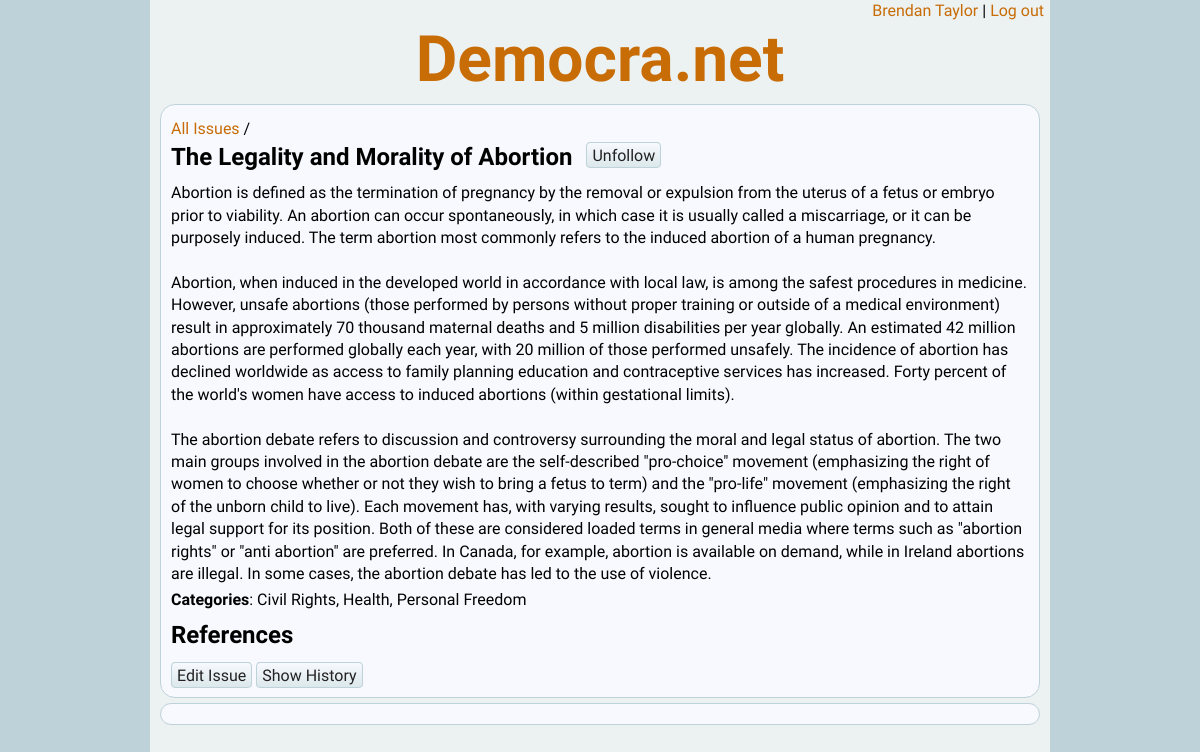
Screenshot of /issue.php?m=r&iid=1 (signed in) with the database file from the repository.
### tables this page shows
CREATE TABLE `citizens` (
  `citizen_id` int(11) NOT NULL AUTO_INCREMENT,
  `password` varchar(100) NOT NULL,
  `email` varchar(100) NOT NULL,
  `name` varchar(100) DEFAULT NULL,
  `birth_year` int(11) DEFAULT NULL,
  `gender` int(11) DEFAULT NULL,
  `country` int(11) DEFAULT NULL,
  `postal_code` varchar(25) DEFAULT NULL,
  PRIMARY KEY (`citizen_id`)
);

CREATE TABLE `issues` (
  `issue_id` int(11) NOT NULL,
  `version` int(11) NOT NULL,
  `name` varchar(100) NOT NULL,
  `description` varchar(3000) NOT NULL,
  `citizen_id` int(11) DEFAULT NULL,
  `ts` datetime DEFAULT NULL,
  PRIMARY KEY (`issue_id`,`version`)
);

### inc/class.citizen.php (called while the page is built, shortened)
<?php
require_once ("class.database.php");
require_once ("util.democranet.php");
class citizen
{
	public $citizen_id = null;
	public function check_session()
	{
		if (isset($_SESSION['citizen_id']))
		{
			$this->citizen_id = $_SESSION['citizen_id'];
		}
	}
	public function load_db($db)
	{
		$this->db = $db;
		$sql = "SELECT * FROM citizens WHERE citizen_id = '{$this->citizen_id}'";
		$this->db->execute_query($sql);
		$line = $this->db->fetch_line();
		$this->name = $line['name'];
	}
}
?>

### inc/class.database.php (called while the page is built, shortened)
<?php
class database {
	public $conn = null;
	public $result = null;
	public function open_connection()
	{
		$this->conn = new mysqli(self::DB_HOST, self::DB_UNAME, self::DB_PWD, self::DB_NAME)
			or die("Connect Error (" . $this->conn->connect_errno . ") " . $this->conn->connect_error);
	}
	public function execute_query($sql)
	{
		$this->result = $this->conn->query($sql)
			or die("Could not execute the query: {$this->conn->error}<br />sql = {$sql}");
	}
	public function fetch_line($result = null)
	{
		if ($result)
		{
			$line = $result->fetch_assoc();
		}
		else
		{
			$line = $this->result->fetch_assoc();
		}
		return $line;
	}
}
?>

### inc/util.democranet.php (called while the page is built, shortened)
<?php
function get_button_text($is_following)
{
	if ($is_following)
	{
		$button_text = "Unfollow";
	}
	else
	{
		$button_text = "Follow";
	}
	return $button_text;
}
?>

### issue.php (the view, shortened to what this page needs)
<?php
require_once ("inc/class.database.php");
require_once ("inc/util.democranet.php");
require_once ("inc/class.issue.php");
require_once ("inc/class.citizen.php");
$db = new database();
$db->open_connection();
$citizen = new citizen();
$citizen->check_session();
if ($citizen->in_session)
{
	$citizen->load_db($db);
}
else
{
	header("Location:login.php");
}
$mode = "";
if (check_field("m", $_REQUEST))
{
	$mode = $_REQUEST['m'];
}
elseif (check_field("iid", $_REQUEST))
{
	$mode = "r";
}
else
{
	$mode = "n";
}
$issue = new issue($db);
if ($mode == "r" || $mode == "e" || $mode == "d")
{
	$issue->load(LOAD_DB);
}
elseif ($mode == "u" || $mode == "i")
{
	$issue->load(LOAD_POST);
}
else
{
	$issue->load(LOAD_NEW);
}
echo DOC_TYPE;
?>
<html>
<head>
	<link rel="stylesheet" type="text/css" href="style/democranet.css" />
	<link rel="stylesheet" type="text/css" href="style/jquery-ui.css">
</head>
<body>
<div id="container">
<?php include ("inc/header.login.php"); ?>
	<div class="content">
<?php if ($mode == "e" || $mode == "n") { ?>
<div id="di_error"><p id="p_errmsg"></p></div>
<table class="form">
	<form id="fo_edit_issue" method="post" action="<?php echo $submit_action; ?>">
	<tr>
		<th id="in_name_lbl">Title:*<input name="issue_id" id="type_id" type="hidden" value="<?php echo $issue->id; ?>" /></th>
		<td><input id="in_name" name="name" size="50" value="<?php echo $issue->name; ?>" /></td>
	</tr>
	<tr>
		<th id="ta_description_lbl">
			Description:*<br>
			<a class="btn" id="bu_desc_help" href="JAVASCRIPT:$('#bu_desc_help').click()">?</a>
		</th>
		<td>
			<textarea id="ta_description" name="description" data-maxChars="<?php echo ISS_DESC_MAXLEN; ?>"><?php echo $issue->description; ?></textarea>
			<span class="counter">Character count: <span id="sp_char_num"></span> / <?php echo ISS_DESC_MAXLEN; ?> maximum</span>
			<div id="desc_help" title="Description Help">
				<p>The length of the Description field is deliberately limited to 3000 characters in
				 	order to keep the issue description brief. References are used to provide
				 	additional detail and to improve the credibility of the statements.
				</p>
			</div>
		</td>
	</tr>
	<tr>
		<th>Categories:</th>
		<td>
			<select name="categories[]" id="categories" multiple="multiple" size="6">
				<?php echo get_category_options($issue->get_categories()); ?>
			</select>
		</td>
	</tr>
	<tr>
		<td></td>
		<td>
			<a id="bu_submit" class="btn" href="JAVASCRIPT: submitForm()">Save Issue</a>&nbsp;
			<a id="bu_cancel" class="btn" href="JAVASCRIPT: cancelEdit()">Cancel Edit</a>
		</td>
	</tr>
	</form>
</table>
<?php if ($mode != "n") { ?>
<table class="form" style="margin-top: 10px">
	<tr>
		<th>References:<br><a id="bu_ref_help" class="btn" href="#">?</a></th>
		<td>
<?php include ("inc/div.refbuilder.php"); ?>
		</td>
	</tr>
</table>
<?php } ?>
<?php } else { ?>
			<p class="with_btn">
				<a href="issbrws.php">All Issues</a> / <br>
				<span class="title"><?php echo $issue->name; ?></span>
				<a class="btn" href="JAVASCRIPT: displayFollow()" id="bu_follow"><?php echo get_button_text($issue->is_following($citizen->citizen_id)); ?></a>
			</p>
			<div id="description"><?php echo $issue->display_description(); ?></div>
			<p><strong>Categories</strong>: <?php echo display_categories($issue->get_categories(), 1); ?></p>
			<p class="title">References</p>
			<a class="btn" href="issue.php?m=e&iid=<?php echo $issue->id; ?>">Edit Issue</a>
			<a class="btn" href="isshist.php?iid=<?php echo $issue->id; ?>">Show History</a>
		</div>
		<div class="content">
<?php } ?>
		</div>
	</div>
</body>
</html>
<?php
function display_categories($selected_categories) {
	$result = "";
	foreach($selected_categories as $category_id => $category_name) {
		$result .= "{$category_name}, ";
	}
	return substr($result, 0, -2);
}
?>

### inc/header.login.php
<div id="login">
	<p><a href="citizen.php"><?php echo $citizen->name; ?></a>&nbsp;|&nbsp;<a href="login.php?m=lo">Log out</a></p>
</div>
<div id="header">
	<h1><a href="index.php">Democra.net</a></h1>
</div>

### inc/class.issue.php (shortened to what this page needs)
<?php
require_once ("class.database.php");
require_once ("util.democranet.php");
class issue
{
	private $db = null;
	public $id = null;
	public $description = null;
	public function __construct($db)
	{
		$this->db = $db;
	}
	public function load($source, $version = null)
	{
		switch ($source)
		{
			case LOAD_DB:
				$this->id = $_REQUEST['iid'];
				if (isset($version)) {
					$subsql = "{$version}";
				} else {
					$subsql = "(SELECT MAX(version) FROM issues WHERE issue_id = i.issue_id)";
				}
				$sql = "SELECT * FROM issues i WHERE i.issue_id = '{$this->id}' AND i.version = {$subsql}";
				$this->db->execute_query($sql);
				$line = $this->db->fetch_line();
				$this->name = $line['name'];
				$this->description = $line['description'];
				$sql = "SELECT * FROM issue_category WHERE issue_id = '{$this->id}'";
				$this->db->execute_query($sql);
				break;
		}
	}
	public function display_description()
	{
		return str_replace("\r\n", "<br>", $this->description);
	}
	public function get_categories()
	{
		$sql = "SELECT ic.*, c.name category_name
			FROM issue_category ic
			LEFT JOIN categories c on ic.category_id = c.category_id
			WHERE ic.issue_id = '{$this->id}'
			ORDER BY c.name ASC";
		$this->db->execute_query($sql);
		$arr = array();
		while($line = $this->db->fetch_line()) {
			$arr[$line['category_id']] = $line['category_name'];
		}
		return $arr;
	}
	public function is_following($citizen_id)
	{
		$following = false;
		$sql = "SELECT COUNT(*) c FROM follows WHERE type = 'i' AND type_id = '{$this->id}' AND citizen_id = '{$citizen_id}'";
		$this->db->execute_query($sql);
		$line = $this->db->fetch_line();
		if ($line['c'] > 0) {
			$following = true;
		}
		return $following;
	}
}
?>

### style/democranet.css (style rules this page uses)
body { font-family: 'Quattrocento Sans', helvetica, arial, sans-serif; font-size: 100%; line-height: 1.4; background-color: #BED2D9; margin: 0; }
h1, h2, h3, h4, h5 { font-family: 'Dosis', sans-serif; font-weight: 600; line-height: 1.2; margin-bottom: .5em; }
p { font-family: 'Quattrocento Sans', helvetica, arial, sans-serif; font-size: 1em; font-weight: 400; margin-top: .2em; margin-bottom: .5em; }
.title { font-size: 1.5em; margin: 0 0 .5em 0; font-weight: 700; }
.btn { border-style: solid; border-color: #BED2D9; border-radius: 4px; border-width: 1px; padding: 3px 5px 2px; background-image: linear-gradient(#F7F9FE, #DCE8EB); cursor: pointer; }
a.btn:link { text-decoration: none; color: #222; -webkit-transition: all 0s linear; -moz-transition: all 0s linear; -ms-transition: all 0s linear; -o-transition: all 0s linear; transition: all 0s linear; }
a:link { text-decoration: none; color: #C86C06; -webkit-transition: all .1s linear; -moz-transition: all .1s linear; -ms-transition: all .1s linear; -o-transition: all .1s linear; transition: all .1s linear; }
#header { text-align: center; padding: 0; }
#header h1 { margin-top:0; margin-bottom: 0; font-size: 4em; }
#container { margin: 0 auto; min-width: 200px; max-width: 900px; background-color: #ECF1F2; min-height: 780px; padding-bottom: 5px; }
#login { text-align: right; padding-right: 6px; }
#login p { margin: 0; }
.content { margin: 5px 10px; padding: 10px; background-color: #F7F9FE; border-radius: 15px; border: 1px solid #BED2D9; }
.with_btn .btn { position: relative; top: -4px; left: 10px; }

### rows the page displays
citizens: name "Brendan Taylor"
issues: name "The Legality and Morality of Abortion", description "Abortion is defined as the termination of pregnancy by the removal or expulsion from the uterus of a fetus or embryo prior to viability. An abortion can occur spontaneously, in which case it is usually called a miscarriage, or it can be purposely induced. The term abortion most commonly refers to the induced abortion of a human pregnancy. Abortion, when induced in the developed world in accordance with local law, is among the safest procedures in medicine. However, unsafe abortions (those performed by persons without proper training or outside of a medical environment) result in approximately 70 thousand maternal deaths and 5 million disabilities per year globally. An estimated 42 million…"

### other values shown
get_button_text($issue->is_following($citizen->citizen_id)) "Unfollow"
display_categories($issue->get_categories(), 1) "Civil Rights, Health, Personal Freedom"
